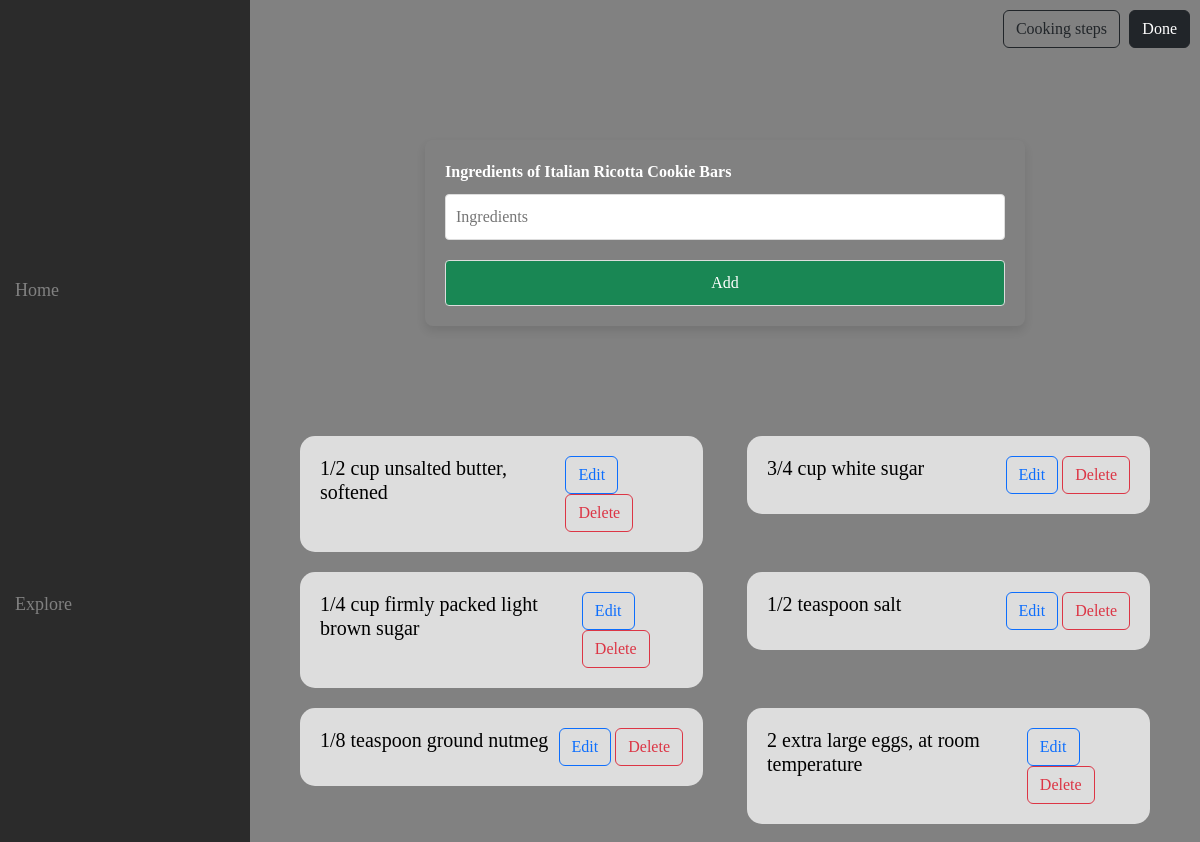
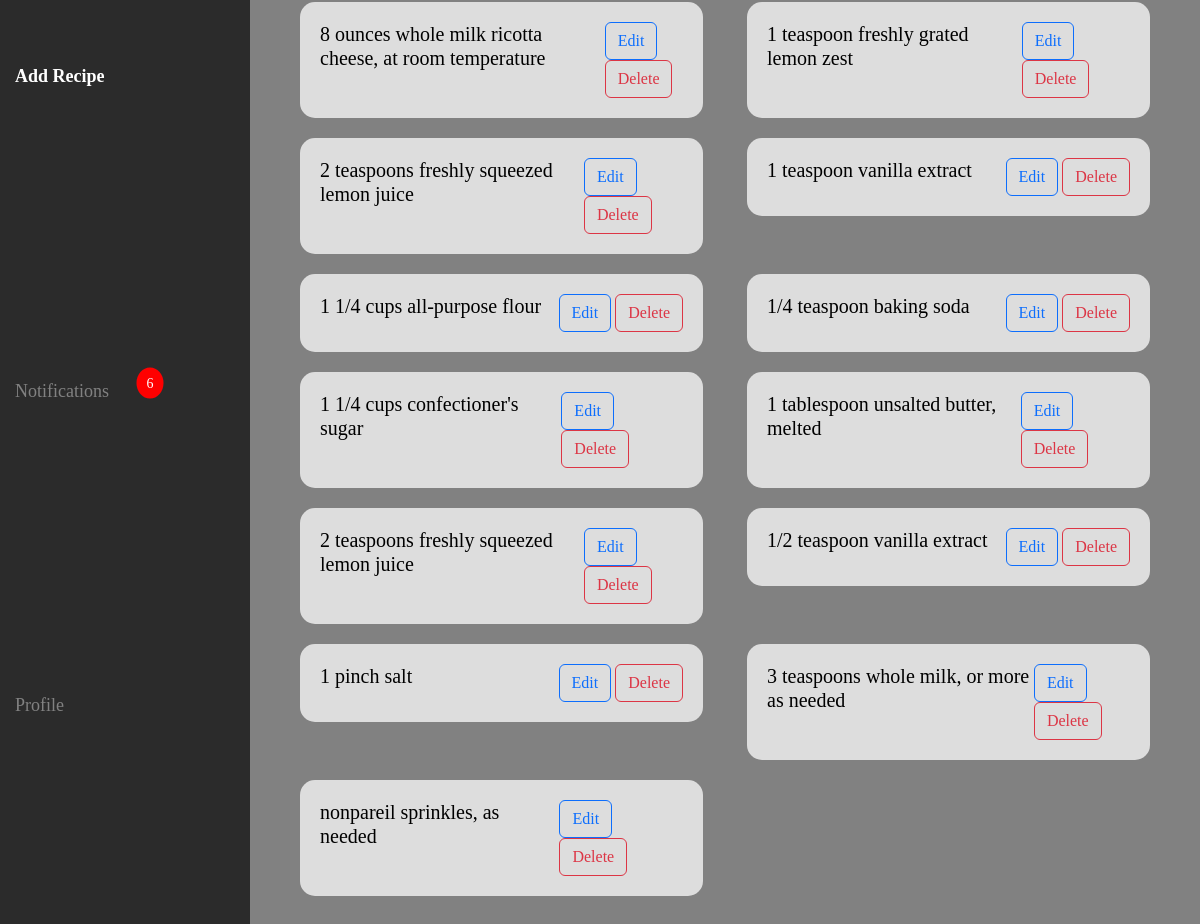
/ingredients/6 (signed in), run on the app's committed database (2 pictures, top to bottom).
### app/models.py (models this page shows)
class Dish(models.Model):
    user=models.ForeignKey(User,on_delete=models.CASCADE)
    name=models.TextField()
    img=models.FileField()
    cuisine=models.TextField()
    prep=models.IntegerField()
    cook=models.IntegerField()
    likes=models.IntegerField()

class Ingredients(models.Model):
    dish=models.ForeignKey(Dish, on_delete=models.CASCADE)
    item=models.TextField()

### app/views.py (the view)
# urls.py: path('ingredients/<pid>',views.ingredients,name='ingredients'),
def ingredients(req,pid):
    if 'user' in req.session:
        if req.method=='POST':
            ingr=req.POST['ingredients']
            data=Ingredients.objects.create(dish=Dish.objects.get(id=pid),item=ingr)
            data.save()
            return redirect('ingredients',pid=pid)
        else:
            dish=Dish.objects.get(pk=pid)
            data=Ingredients.objects.filter(dish=dish)
            unread_count = Notification.objects.filter(user=User.objects.get(username=req.session['user']), read=False).count()
            return render(req,'ingredients.html',{'data':data,'dish':dish,'unread_count':unread_count})
    else:
        return redirect(shop_login)

### templates/ingredients.html (shortened to what this page needs)
<!DOCTYPE html>
<html lang="en">
<head>
    {% load static %}
    <link rel="stylesheet" href="https://cdnjs.cloudflare.com/ajax/libs/font-awesome/6.7.2/css/all.min.css"
 />
    <link href="https://cdn.jsdelivr.net/npm/bootstrap@5.3.3/dist/css/bootstrap.min.css" rel="stylesheet">
    <link rel="stylesheet" href="{% static 'css/style.css' %}">
</head>
<body>
    <div id="sidebar" class="sidebar">
        <a href="../userHome"><span>Home</span></a>
        <a href="../explore"><span>Explore</span></a>
        <a href="../addRecipe" class="active"><span>Add Recipe</span></a>
        <div class="notification">
            <a href="../notifications"><span>Notifications</span></a>
            {% if unread_count > 0 %}
            <span class="notification-badge">{{ unread_count }}</span>
            {% endif %}
        </div>
        <a href="../profile"><span>Profile</span></a>
    </div>
    <div class="container-fluid main">
        <div class="row addRecForm">
            <div class="addRec">
                <a href="../cooking/{{dish.pk}}" class="btn btn-outline-dark cooking">Cooking steps</a>
                <a href="../userHome" class="btn btn-dark done">Done</a>
                <form action="" method="post" enctype="multipart/form-data">
                    <div class="form-container">
                        <div class="form-group">
                            <label for="name">Ingredients of {{dish.name}}</label>
                            <input type="text" name="ingredients" id="name" placeholder="Ingredients">
                        </div>
                        <input type="submit" class="btn btn-success" value="Add">
                    </div>
                </form>
                <div class="row">
                    {% if data %}
                    {% for i in data %}
                    <div class="col-lg-6 col-md-6">
                        <div class="items">
                            <h5>{{i.item}}</h5>
                            <div class="bb">
                                <a href="../editIngr/{{i.pk}}" class="btn btn-outline-primary">Edit</a>
                                <a href="../deleteIngr/{{i.pk}}" class="btn btn-outline-danger">Delete</a>
                            </div>
                        </div>
                    </div>
                    {% endfor %}
                    {% endif %}
                </div>
            </div>
        </div>
    </div>
</body>
</html>

### static/css/style.css (style rules this page uses)
body { background-color: #818181; color: white; font-family: 'Rokkitt'; }
.sidebar { height: 100%; width: 250px; position: fixed; top: 0; left: 0; background-color: #111111c1; transition: 0.3s; z-index: 10; display: flex; flex-direction: column; justify-content:space-evenly; }
.sidebar a { padding: 10px 15px; text-decoration: none; font-size: 18px; color: #818181; display: block; transition: 0.3s; }
.sidebar .active { color: white; font-weight: 700; }
.addRec { padding: 0; }
.addRec form { margin: 0; }
.addRec .form-container { width: 100%; max-width: 600px; margin: 100px auto; padding: 20px; border-radius: 8px; box-shadow: 0 5px 10px rgba(0, 0, 0, 0.1); }
.addRec .form-group { margin-bottom: 15px; }
.addRec label { display: block; color: white; margin-bottom: 5px; font-weight: bold; }
.addRec input[type="text"], .addRec input[type="file"], .addRec input[type="number"], .addRec input[type="submit"] { width: 100%; padding: 10px; margin: 5px 0 0; border: 1px solid #ddd; border-radius: 4px; box-sizing: border-box; }
.addRec .items { background-color: #ddd; color: black; border-radius: 15px; padding: 20px; margin: 10px; display: flex; justify-content: space-between; }
.addRec .done { position: fixed; right: 10px; top: 10px; }
.addRec .cooking { position: fixed; right: 80px; top: 10px; }
.addRecForm { padding: 40px; margin: 0; }
.main { padding: 0; padding-left: 250px; margin-bottom: 50px; }
.notification { position: relative; }
.notification-badge { background-color: red; color: white; border-radius: 50%; padding: 5px 10px; font-size: 14px; position: absolute; top: 15px; right: 100px; transform: translate(50%, -50%); z-index: 10; }
a { text-decoration: none; color: white; }
@media screen and (min-width: 501px) { .sidebar a span { display: none; } }
@media screen and (min-width: 501px) { .sidebar a span { display: inline; } }

### data on the page
Dish: name "Italian Ricotta Cookie Bars"
Ingredients: item "1/2 cup unsalted butter, softened"
Ingredients: item "3/4 cup white sugar"
Ingredients: item "1/4 cup firmly packed light brown sugar"
Ingredients: item "1/2 teaspoon salt"
Ingredients: item "1/8 teaspoon ground nutmeg"
Ingredients: item "2 extra large eggs, at room temperature"
Ingredients: item "8 ounces whole milk ricotta cheese, at room temperature"
Ingredients: item "1 teaspoon freshly grated lemon zest"
Ingredients: item "2 teaspoons freshly squeezed lemon juice"
Ingredients: item "1 teaspoon vanilla extract"
Ingredients: item "1 1/4 cups all-purpose flour"
Ingredients: item "1/4 teaspoon baking soda"
Ingredients: item "1 1/4 cups confectioner's sugar"
Ingredients: item "1 tablespoon unsalted butter, melted"
Ingredients: item "2 teaspoons freshly squeezed lemon juice"
Ingredients: item "1/2 teaspoon vanilla extract"
Ingredients: item "1 pinch salt"
Ingredients: item "3 teaspoons whole milk, or more as needed"
Ingredients: item "nonpareil sprinkles, as needed"

### other printed values
{{ unread_count }} "6"
